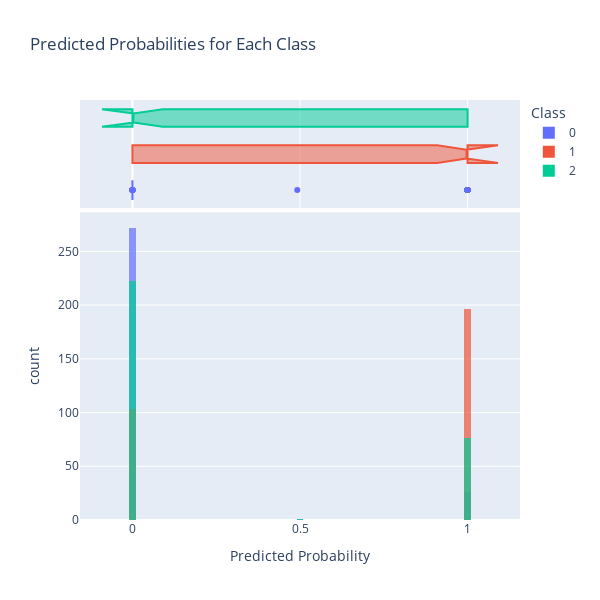

The code cell stored with this chart in its notebook:
### Code cell
plot_predicted_probabilities(y_pred_proba, classifier.classes_)

### Figure 1 — Plotly figure (JSON) as saved in the notebook; plotly's stock layout.template omitted (floating-point values rounded to 4 significant figures; data arrays with more than 128 entries replaced by an {"elided": "..."} marker saying what was removed)
{"data": [{"alignmentgroup": "True", "bingroup": "x", "hovertemplate": "Class=0<br>Predicted Probability=%{x}<br>count=%{y}<extra></extra>", "legendgroup": "0", "marker": {"color": "#636efa", "opacity": 0.7, "pattern": {"shape": ""}}, "name": "0", "nbinsx": 50, "offsetgroup": "0", "orientation": "v", "showlegend": true, "type": "histogram", "x": {"elided": "299 float values"}, "xaxis": "x", "yaxis": "y"}, {"alignmentgroup": "True", "hovertemplate": "Class=0<br>Predicted Probability=%{x}<extra></extra>", "legendgroup": "0", "marker": {"color": "#636efa"}, "name": "0", "notched": true, "offsetgroup": "0", "showlegend": false, "type": "box", "x": {"elided": "299 float values"}, "xaxis": "x2", "yaxis": "y2"}, {"alignmentgroup": "True", "bingroup": "x", "hovertemplate": "Class=1<br>Predicted Probability=%{x}<br>count=%{y}<extra></extra>", "legendgroup": "1", "marker": {"color": "#EF553B", "opacity": 0.7, "pattern": {"shape": ""}}, "name": "1", "nbinsx": 50, "offsetgroup": "1", "orientation": "v", "showlegend": true, "type": "histogram", "x": {"elided": "299 float values"}, "xaxis": "x", "yaxis": "y"}, {"alignmentgroup": "True", "hovertemplate": "Class=1<br>Predicted Probability=%{x}<extra></extra>", "legendgroup": "1", "marker": {"color": "#EF553B"}, "name": "1", "notched": true, "offsetgroup": "1", "showlegend": false, "type": "box", "x": {"elided": "299 float values"}, "xaxis": "x2", "yaxis": "y2"}, {"alignmentgroup": "True", "bingroup": "x", "hovertemplate": "Class=2<br>Predicted Probability=%{x}<br>count=%{y}<extra></extra>", "legendgroup": "2", "marker": {"color": "#00cc96", "opacity": 0.7, "pattern": {"shape": ""}}, "name": "2", "nbinsx": 50, "offsetgroup": "2", "orientation": "v", "showlegend": true, "type": "histogram", "x": {"elided": "299 float values"}, "xaxis": "x", "yaxis": "y"}, {"alignmentgroup": "True", "hovertemplate": "Class=2<br>Predicted Probability=%{x}<extra></extra>", "legendgroup": "2", "marker": {"color": "#00cc96"}, "name": "2", "notched": true, "offsetgroup": "2", "showlegend": false, "type": "box", "x": {"elided": "299 float values"}, "xaxis": "x2", "yaxis": "y2"}], "layout": {"barmode": "overlay", "height": 600, "legend": {"title": {"text": "Class"}, "tracegroupgap": 0}, "title": {"text": "Predicted Probabilities for Each Class"}, "width": 600, "xaxis": {"anchor": "y", "domain": [0, 1], "title": {"text": "Predicted Probability"}}, "xaxis2": {"anchor": "y2", "domain": [0, 1], "matches": "x", "showgrid": true, "showticklabels": false}, "yaxis": {"anchor": "x", "domain": [0, 0.7326], "title": {"text": "count"}}, "yaxis2": {"anchor": "x2", "domain": [0.7426, 1], "matches": "y2", "showgrid": false, "showline": false, "showticklabels": false, "ticks": ""}}}
